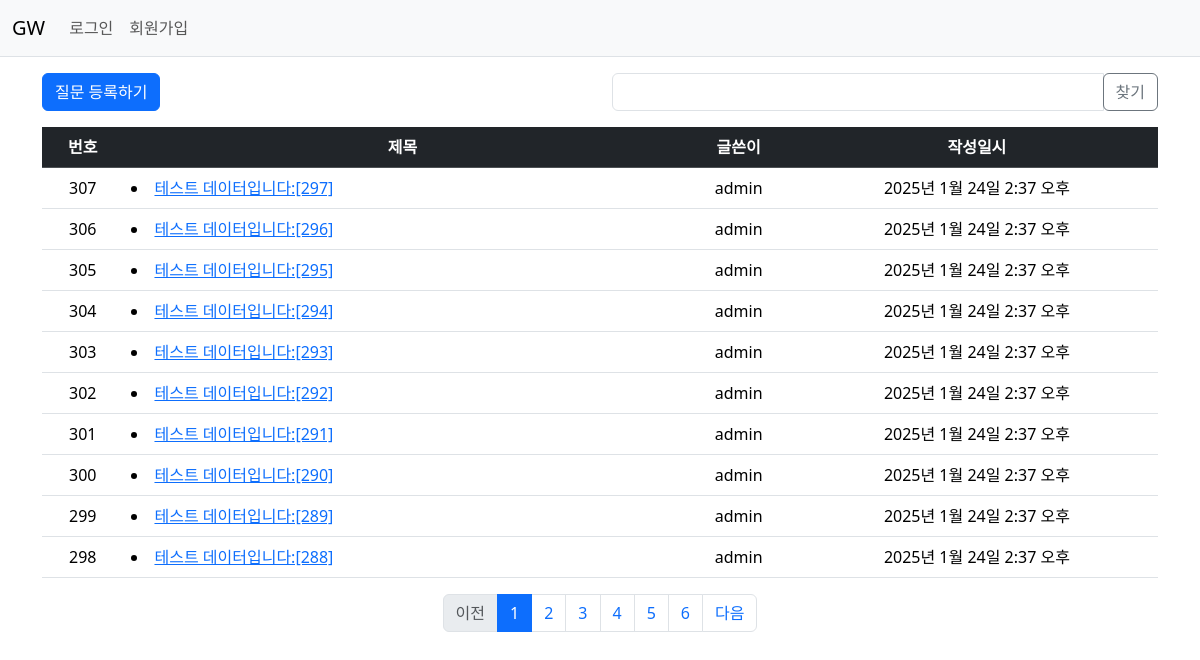
/gw/, run on an earlier commit of the app's database.
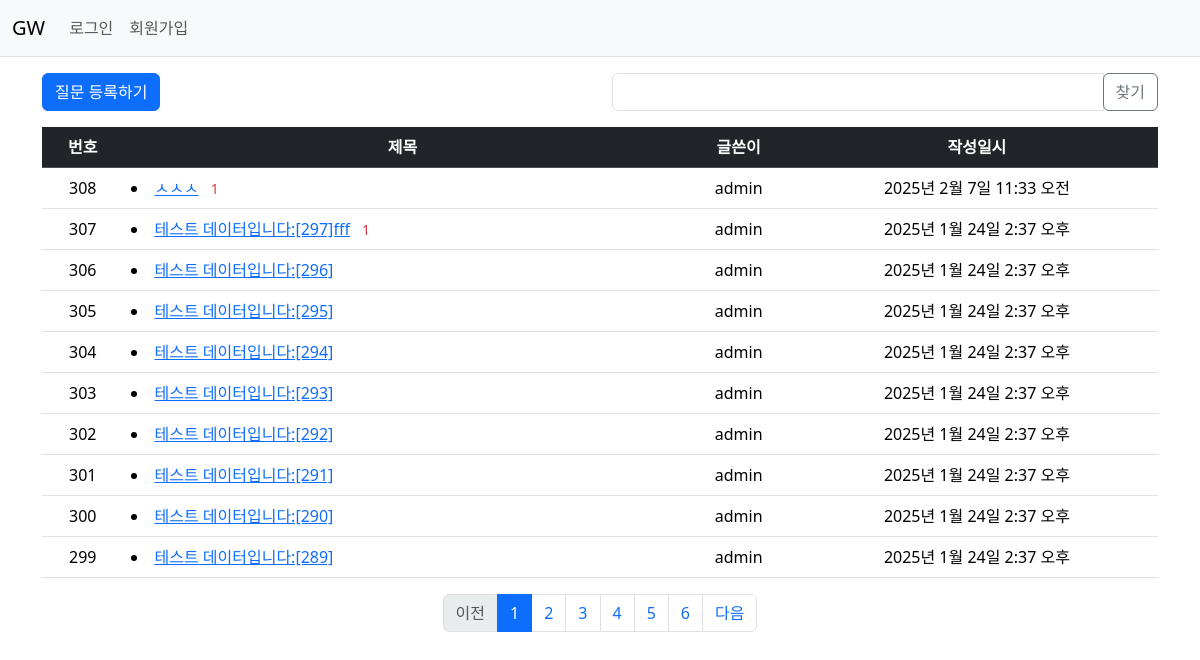
And on a later commit of the database.
### gw/models.py (models this page shows, shortened)
class Question(models.Model):
    subject = models.CharField(max_length=200)
    content = models.TextField()
    create_date = models.DateTimeField(default=now)
    author = models.ForeignKey(User, on_delete=models.CASCADE, related_name='author_question')
    modify_date = models.DateTimeField(null=True, blank=True) # 수정 일시 추가, null 허용, 값 없어도 허용
    voter = models.ManyToManyField(User, related_name='voter_question')

### gw/views/base_views.py (the view, shortened to what this page needs)
# urls.py: path('', base_views.index, name='index') # '/'에 해당하는 path 설정
def index(request):
    page = request.GET.get('page', '1')
    kw = request.GET.get('kw', '') # 검색어
    question_list = Question.objects.order_by('-create_date')
    paginator = Paginator(question_list, 10) # 페이지당 10개씩 보여준다.
    page_obj = paginator.get_page(page)
    context = {'question_list' : page_obj, 'page':page, 'kw': kw} # 템플릿에 전달하기 위해 page, kw 추가
    return render(request, 'gw/question_list.html', context)

### gw/templatetags/gw_filter.py (called while the page is built)
@register.filter
def sub(value, arg):
    return value -arg

### templates/gw/question_list.html (shortened to what this page needs)
{% extends 'base.html' %}
{% load gw_filter %}
{% block content %}
<!-- {% load static %}
<link rel="stylesheet" type="text/css" href="{% static 'bootstrap.min.css' %}"> -->
<div class="container my-3">
    <div class="row my-3">
        <div class="col-6">
            <a href="{% url 'gw:question_create' %}" class="btn btn-primary">질문 등록하기</a>
        </div>
        <div class="col-6">
            <div class="input-group">
                <input type="text" id="search_kw" class="form-control" value="{{ kw|default_if_none:'' }}">
                <div class="input-group-append">
                    <button class="btn btn-outline-secondary" type="button" id="btn_search">찾기</button>
                </div>
            </div>
        </div>
    </div>
    <table class="table">
        <thead>
        <tr class="text-center table-dark">
            <th>번호</th>
            <th style="width:50%">제목</th>
            <th>글쓴이</th>
            <th>작성일시</th>
        </tr>
        </thead>
        <tbody>
        {% if question_list %}
        {% for question in question_list %}
        <tr class="text-center">
            <td>
                {{ question_list.paginator.count|sub:question_list.start_index|sub:forloop.counter0|add:1 }}
            </td>
            <td class="text-start">
                <li>
                    <a href="{% url 'gw:detail' question.id %}">{{ question.subject }}</a>
                    {% if question.answer_set.count > 0 %}
                    <span class="text-danger small mx-2"> {{ question.answer_set.count }}</span>
                    {% endif %}
                </li>
            </td>
            <td>{{ question.author.username }}</td>
            <td>{{ question.create_date }}</td>
        </tr>
        {% endfor %}
        {% else %}
        <tr>
            <td colspan="4">질문이 없습니다.</td>
        </tr>
        {% endif %}
        </tbody>
    </table>
    <ul class="pagination justify-content-center">
        {% if question_list.has_previous %}
        <li class="page-item">
            <a class="page-link" data-page="{{ question_list.previous_page_number }}"
            href="javascript:void(0)">이전</a>
        </li>
        {% else %}
        <li class="page-item disabled">
            <a class="page-link" tabindex="-1" aria-disabled="true"
            href="javascript:void(0)">이전</a>
        </li>
        {% endif %}
        {% for page_number in question_list.paginator.page_range %}
        {% if page_number >= question_list.number|add:-5 and page_number <= question_list.number|add:5 %}
        {% if page_number == question_list.number %}
        <li class="page-item active" aria-current="page">
            <a class="page-link" data-page="{{ page_number }}"
           href="javascript:void(0)">{{ page_number }}</a>
        </li>
        {% else %}
        <li class="page-item">
            <a class="page-link" data-page="{{ page_number }}"
           href="javascript:void(0)">{{ page_number }}</a>
        </li>
        {% endif %}
        {% endif %}
        {% endfor %}
        {% if question_list.has_next %}
        <li class="page-item">
            <a class="page-link" data-page="{{ question_list.next_page_number }}"
           href="javascript:void(0)">다음</a>
        </li>
        {% else %}
        <li class="page-item disabled">
            <a class="page-link" tabindex="-1" aria-disabled="true"
            href="javascript:void(0)">다음</a>
        </li>
        {% endif %}
    </ul>
</div>
{% endblock content %}

What changed in the data, as far as the page shows it:
no longer on this page (row unchanged): Question: paginator.count|sub "298", subject "테스트 데이터입니다:[288]", author.username "admin", create_date "2025년 1월 24일 2:37 오후"
added Question: paginator.count|sub "308", subject "ㅅㅅㅅ", answer_set.count "1", author.username "admin", create_date "2025년 2월 7일 11:33 오전"
changed Question: subject "테스트 데이터입니다:[297]" → "테스트 데이터입니다:[297]fff"; answer_set.count (not shown) → "1"
